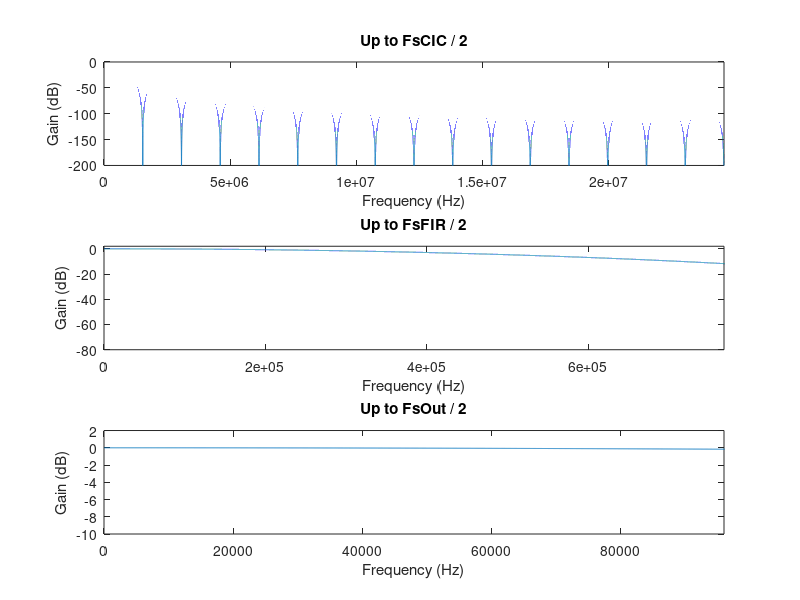
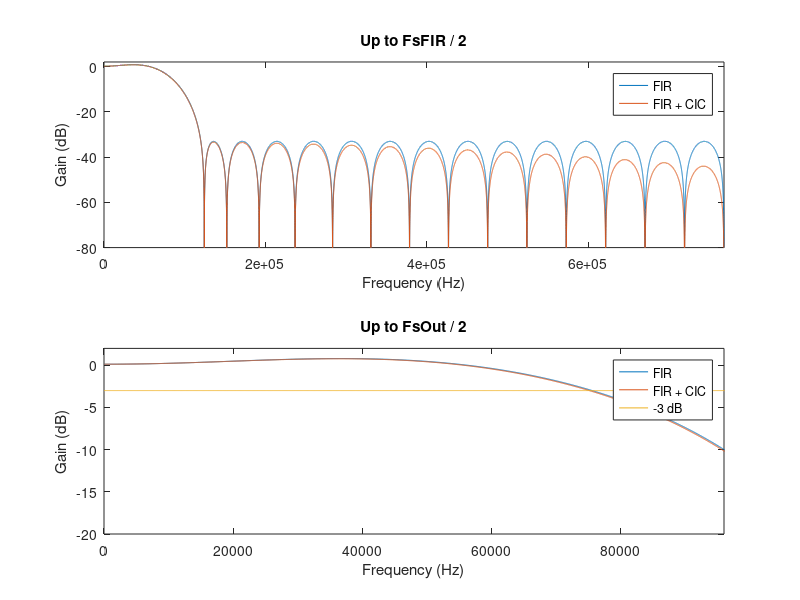

These charts were generated, in order, by the following MATLAB code:
clear all    % Clean all constant and variables
close all    % Close all windows
%clf         % Clean the figure window
clc          % Clean the command window
%echo off    % Inhibits the code view in the command window during its execution

%% Config
FsADC = 49152000;
FsCIC = FsADC;
CICDec = 32;
FsFIR = FsCIC / CICDec;
FIRDec = 8;
FsOut = FsFIR / FIRDec;

Fres = 1000;

f = 0 : (Fres/FsCIC) : (CICDec / 2);

%% CIC
CICOrder = 3;
CICZeroGain = 20 * log10(2 ^ (CICOrder * log2(CICDec))); % Gain due to bit growth
CICResp = 20 .* log10(abs(sin(pi .* f) ./ sin(pi .* (f ./ CICDec))) .^ CICOrder) - CICZeroGain;

fCIC = f .* FsFIR;

figure('Name', 'CIC response', 'NumberTitle', 'off');
subplot(3, 1, 1);
plot(fCIC, CICResp);
axis([0 (FsCIC / 2) -200 0]);
xlabel("Frequency (Hz)");
ylabel("Gain (dB)");
title('Up to FsCIC / 2');
subplot(3, 1, 2);
plot(fCIC, CICResp);
axis([0 (FsFIR / 2) -80 2]);
xlabel("Frequency (Hz)");
ylabel("Gain (dB)");
title('Up to FsFIR / 2');
subplot(3, 1, 3);
plot(fCIC, CICResp);
axis([0 (FsOut / 2) -10 2]);
xlabel("Frequency (Hz)");
ylabel("Gain (dB)");
title('Up to FsOut / 2');

%% FIR
%FIROrder = 32;
%FIR = fir1(FIROrder - 1, (FsOut / 2) / (FsFIR / 2), 'low', chebwin(bsz, 30));

FIR = [
-0.016595070996902408
-0.012633535041115399
-0.01538004616486526
-0.01665935734863261
-0.015726387666246535
-0.011927939397513602
-0.004837397620948416
0.005661553452018109
0.019309892411297828
0.03542868066375057
0.05302613816151948
0.07080887112460829
0.08739832259978536
0.10132604664670213
0.11139392113823524
0.11667753120199953
0.11667753120199953
0.11139392113823524
0.10132604664670213
0.08739832259978536
0.07080887112460829
0.05302613816151948
0.03542868066375057
0.019309892411297828
0.005661553452018109
-0.004837397620948416
-0.011927939397513602
-0.015726387666246535
-0.01665935734863261
-0.01538004616486526
-0.012633535041115399
-0.016595070996902408
];

FIRResp = freqz(FIR, 1, (FsCIC/Fres) / 2);
FIRResp = 20 .* log10(FIRResp .');

FIRPlusCICResp = CICResp(1:length(FIRResp)) + FIRResp;

fFIR = fCIC(1:length(FIRResp));

figure('Name', 'FIR response', 'NumberTitle', 'off');
subplot(2, 1, 1);
plot(fFIR, FIRResp, fFIR, FIRPlusCICResp);
legend("FIR", "FIR + CIC");
axis([0 (FsFIR / 2) -80 2]);
xlabel("Frequency (Hz)");
ylabel("Gain (dB)");
title('Up to FsFIR / 2');
subplot(2, 1, 2);
plot(fFIR, FIRResp, fFIR, FIRPlusCICResp, fFIR, ones([1 length(fFIR)]) .* -3);
legend("FIR", "FIR + CIC", "-3 dB");
axis([0 (FsOut / 2) -20 2]);
xlabel("Frequency (Hz)");
ylabel("Gain (dB)");
title('Up to FsOut / 2');

%% Dump coefficients
outfile = fopen('fir_coeffs.memh', 'w');
fprintf(outfile, '// Coef size (%u)\n', length(FIR));
fprintf(outfile, '%04X\n', typecast(int16(FIR * 32767), 'uint16'));
